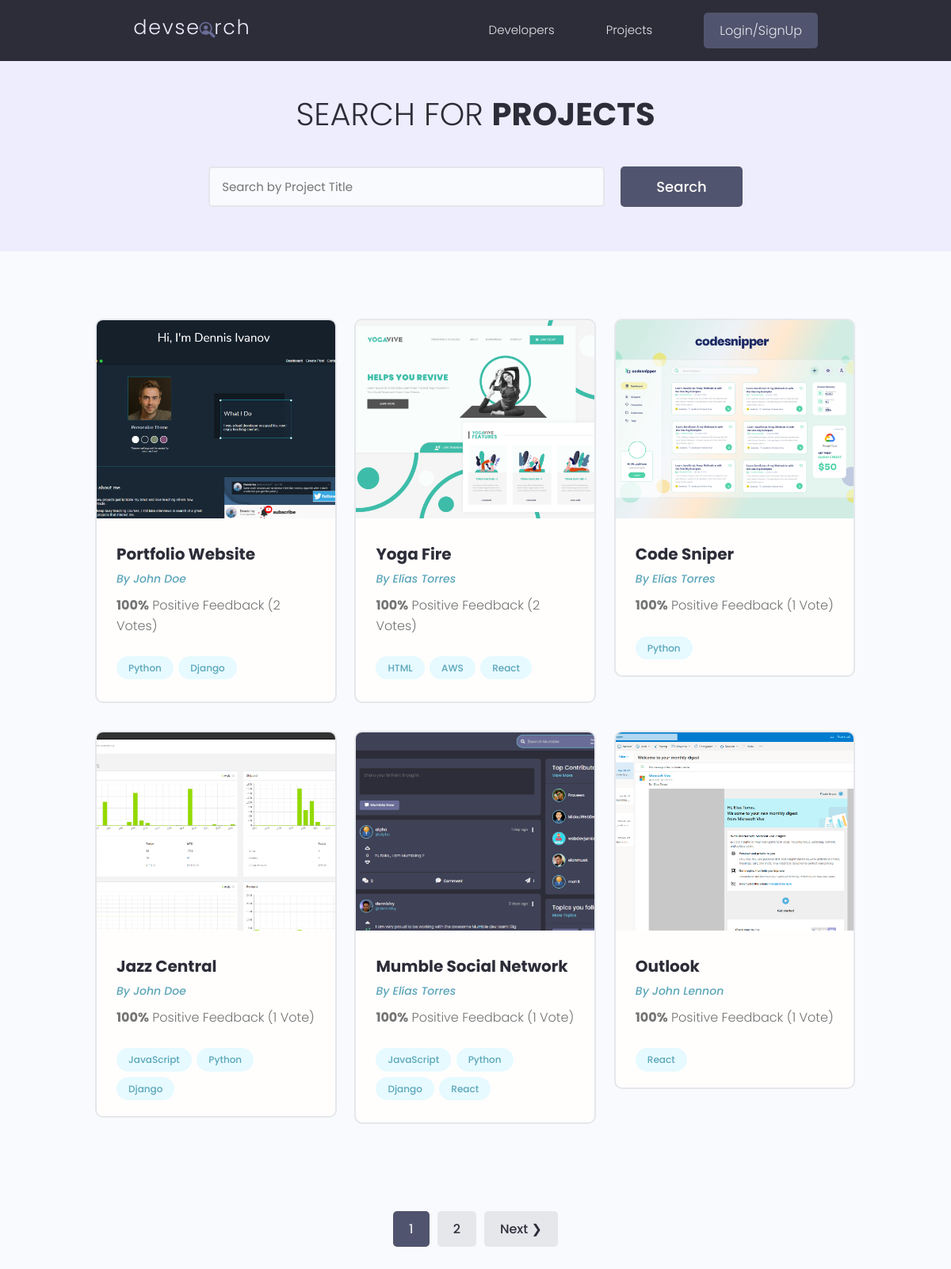
The app's page /project/ with its own data.
### project/models.py (models this page shows, shortened)
class Project(models.Model):
    id = models.UUIDField(default=uuid.uuid4,
                          primary_key=True, unique=True, editable=False)
    owner = models.ForeignKey(Developer, null=True,
                              blank=True, on_delete=models.CASCADE)
    title = models.CharField(max_length=200, unique=True)
    description = models.TextField(null=True, blank=True)
    featured_image = models.ImageField(
        null=True, blank=True, default='default.jpg')
    demo_link = models.CharField(max_length=2000, null=True, blank=True)
    source_link = models.CharField(max_length=2000, null=True, blank=True)
    tags = models.ManyToManyField('Tag', blank=True)
    vote_total = models.IntegerField(default=0, null=True, blank=True)
    vote_ratio = models.IntegerField(default=0, null=True, blank=True)
    created = models.DateTimeField(auto_now_add=True)
    class Meta:
        ordering = ['-vote_ratio']
    @property
    def image_url(self):
        if self.featured_image and hasattr(self.featured_image, 'url'):
            return self.featured_image.url
        return '/static/images/default.jpg'

class Tag(models.Model):
    id = models.UUIDField(default=uuid.uuid4,
                          primary_key=True, unique=True, editable=False)
    name = models.CharField(max_length=200)
    created = models.DateTimeField(auto_now_add=True)

### developer/models.py (models this page shows, shortened)
class Developer(models.Model):
    id = models.UUIDField(
        default=uuid.uuid4, primary_key=True, unique=True, editable=False
    )
    user = models.OneToOneField(User, on_delete=models.CASCADE, null=True)
    name = models.CharField(max_length=200, blank=True, null=True)
    email = models.EmailField(max_length=200, blank=True, null=True)
    username = models.CharField(max_length=200, blank=True, null=True)
    location = models.CharField(max_length=200, blank=True, null=True)
    short_intro = models.CharField(max_length=200, blank=True, null=True)
    bio = models.TextField(blank=True, null=True)
    profile_image = models.ImageField(
        upload_to='profiles/', blank=True, null=True, default='profiles/user-default.png'
    )
    social_github = models.CharField(max_length=200, blank=True, null=True)
    social_twitter = models.CharField(max_length=200, blank=True, null=True)
    social_linkedin = models.CharField(max_length=200, blank=True, null=True)
    social_youtube = models.CharField(max_length=200, blank=True, null=True)
    social_website = models.CharField(max_length=200, blank=True, null=True)
    social_stackoverflow = models.CharField(
        max_length=200, blank=True, null=True)
    created = models.DateTimeField(auto_now_add=True)

### project/views.py (the view)
# urls.py: path('', views.projects, name='projects'),
def projects(request):
    projects, search_query = search_projects(request)
    custom_range, projects = paginate(request, projects, 6)
    context = {'projects': projects,
               'search_query': search_query, 'custom_range': custom_range}
    template = 'project/projects.html'
    return render(request, template, context)

### utils.py (called while the page is built)
def paginate(request, queryset, results):
    page = request.GET.get('page', 1)
    paginator = Paginator(queryset, results)
    try:
        queryset = paginator.page(page)
    except PageNotAnInteger:
        queryset = paginator.page(1)
    except EmptyPage:
        queryset = paginator.page(paginator.num_pages)
    left_index = (int(page) - 3) if (int(page) - 3) > 0 else 1
    right_index = (int(page) + 3) if (int(page) +
                                      3) < paginator.num_pages else paginator.num_pages
    custom_range = range(left_index, right_index + 1)
    return custom_range, queryset

def search_projects(request):
    search_query = ''
    if request.GET.get('search_query'):
        search_query = request.GET.get('search_query')
    tags = Tag.objects.filter(name__icontains=search_query)
    project = Project.objects.distinct().filter(
        Q(title__icontains=search_query) |
        Q(description__icontains=search_query) |
        Q(owner__name__icontains=search_query) |
        Q(tags__in=tags)
    ).order_by('-vote_ratio', '-vote_total', 'title')
    return project, search_query

### project/templates/project/projects.html (shortened to what this page needs)
{% extends 'main.html' %}
{% block content %}
<main class="projects">
    <section class="hero-section text-center">
        <div class="container container--narrow">
            <div class="hero-section__box">
                <h2>Search for <span>Projects</span></h2>
            </div>
            <div class="hero-section__search">
                <form class="form" action="{% url 'project:projects' %}" method="get">
                    <div class="form__field">
                        <input class="input input--text" id="formInput#search" type="text" name="search_query"
                            value="{{search_query}}" placeholder="Search by Project Title" />
                    </div>
                    <input class="btn btn--sub btn--lg" type="submit" value="Search" />
                </form>
            </div>
        </div>
    </section>
    <section class="projectsList">
        <div class="container">
            <div class="grid grid--three">
                {% for project in projects %}
                <div class="column">
                    <div class="card project">
                        <a href="{% url 'project:project' project.id %}" class="project">
                            <img class="project__thumbnail" src="{{ project.image_url }}" alt="project thumbnail" />
                            <div class="card__body">
                                <h3 class="project__title">{{project.title}}</h3>
                                <p>
                                    <a class="project__author" href="{% url 'developer:profile' project.owner.id %}">
                                        By {{project.owner.name}}
                                    </a>
                                </p>
                                <p class="project--rating">
                                    <span style="font-weight: bold;">{{ project.vote_ratio }}%</span> Positive
                                    Feedback ({{ project.vote_total }} Vote{{project.vote_total|pluralize:"s"}})
                                </p>
                                <div class="project__tags">
                                    {% for tag in project.tags.all %}
                                    <span class="tag tag--pill tag--main">
                                        <small>{{ tag.name }}</small>
                                    </span>
                                    {% endfor %}
                                </div>
                            </div>
                        </a>
                    </div>
                </div>
                {% endfor %}
            </div>
        </div>
    </section>
    {% include 'pagination.html' with queryset=projects custom_range=custom_range %}
</main>
{% endblock content %}

### static/styles/app.css (style rules this page uses)
:root { --color-sub: #2d2d39; }
.btn--sub { background-color: var(--color-sub-light); }
.card { border: 2px solid var(--color-light); }
img { width: 100%; }
.hero-section { height: 40vh; display: flex; align-items: center; background-color: var(--color-sub); }
.hero-section__box { margin-bottom: 4rem; }
.hero-section__box > h2, .hero-section__box > h2 > span { font-size: 4rem; color: var(--color-light); line-height: 1.3; text-transform: uppercase; }
.hero-section__box > h2 { font-weight: 300; }
.hero-section__box > h2 > span { font-weight: 700; }
.hero-section__search > .form { display: flex; align-items: center; justify-content: center; gap: 2rem; }
.hero-section__search > .form input.input--text { width: 50rem; }
.project__author { font-size: 1.4rem; font-style: italic; }
.project--rating { margin-bottom: 1.6em; margin-top: .5em; }
.projects > .hero-section { background: var(--color-sub-lighter); height: 30vh; }
.projects .hero-section__box { margin-bottom: 2.5rem; }
.projects .hero-section__box > h2 { color: var(--color-sub); }
.projects .hero-section__box > h2 > span { font-weight: 700; color: var(--color-sub); }
.projectsList { margin-top: 8rem; }
.project__thumbnail { height: 25rem; object-fit: cover; object-position: top center; }
.project__title { font-size: 2rem; font-weight: 700; color: var(--color-sub); }

### static/uikit/styles/modules/_variables.css (style rules this page uses)
:root { --color-main: #5aa5b9; --color-main-light: #e6faff; --color-sub: #3f4156; --color-sub-light: #51546e; --color-sub-lighter: #ededfd; --color-text: #737373; --color-gray: #8b8b8b; --color-light: #e5e7eb; --color-light-gray: #767676; --color-bg: #f8fafd; --color-white: #fffefd; --color-white-light: #f3f3f3; --color-success: #359e64; --color-success-bg: #def8e8; --color-error: #fc4b0b; --color-error-bg: #fff2ee; --font-base: 'Poppins', arial, helvetica, 'Segoe UI', roboto, ubuntu, sans-serif; --font-monospace: 'Fira Code', 'Courier New', courier, monospace; --font-regular: 300; --font-medium: 500; --font-bold: 700; --generic-shadow: 1px 1px 5px #00000010; --generic-transition: all 0.3s ease-in-out; }

### static/uikit/styles/modules/_base.css (style rules this page uses)
* { margin: 0; padding: 0; box-sizing: border-box; text-rendering: optimizeLegibility; color: inherit; font-size: inherit; }
html { font-size: 50%; }
@media only screen and (min-width: 480px) { html { font-size: 56.25%; } }
@media only screen and (min-width: 1200px) { html { font-size: 62.5%; } }
body { line-height: 1.6; font-weight: 400; font-size: 1.5rem; color: var(--color-text); background-color: var(--color-bg); min-height: 100vh; }

### static/uikit/styles/modules/_typography.css (style rules this page uses)
* { font-family: var(--font-base); }
h2 { font-size: 3.6rem; font-weight: var(--font-bold); }
h3 { font-size: 3.2rem; font-weight: var(--font-medium); }
p, span, strong { font-size: 1.6rem; color: var(--color-text); font-weight: var(--font-regular); }
a { padding-bottom: 2px; text-decoration: none; display: inline-block; color: var(--color-main); font-weight: var(--font-medium); }

### static/uikit/styles/modules/_utilities.css (style rules this page uses)
.container { width: 92%; max-width: 165rem; margin: 0 auto; box-sizing: border-box; }
.container--narrow { width: 92%; max-width: 120rem; }
@media screen and (min-width: 1000px) { .container { width: 90%; } }
@media screen and (min-width: 1000px) { .container--narrow { width: 85%; } }
@media screen and (min-width: 1200px) { .container { width: 80%; } }
@media screen and (min-width: 1200px) { .container--narrow { width: 72%; } }
.text-center { text-align: center; }

### static/uikit/styles/modules/_button.css (style rules this page uses)
.btn { display: inline-block; position: relative; cursor: pointer; background-color: var(--color-light); font-weight: var(--font-medium); color: var(--color-sub); text-decoration: none; padding: 1rem 2rem; border-radius: 0.5rem; border: none; width: -webkit-fit-content; width: -moz-fit-content; width: fit-content; height: -webkit-fit-content; height: -moz-fit-content; height: fit-content; font-size: 1.6rem; outline-width: 0; outline-color: transparent; -webkit-backface-visibility: hidden; backface-visibility: hidden; transition: all 0.3s ease-in-out; }
.btn--sub { background-color: var(--color-sub); color: var(--color-white); }
.btn--lg { font-size: 1.8rem; padding: 1.2rem 4.5rem; }

### static/uikit/styles/modules/_card.css (style rules this page uses)
.card { border-radius: 1rem; background-color: var(--color-white); border: 1.5px solid var(--color-light); width: auto; height: auto; margin-top: 0.5rem; margin-bottom: 0.5rem; overflow: hidden; }
.card__body, .card__header { padding: 2rem 2.5rem; }

### records on screen
Project: image_url (picture), title "Portfolio Website", owner.name "John Doe", vote_ratio "100", vote_total "2"
Tag: name "Python"
Tag: name "Django"
Project: image_url (picture), title "Yoga Fire", owner.name "Elías Torres", vote_ratio "100", vote_total "2"
Tag: name "HTML"
Tag: name "AWS"
Tag: name "React"
Project: image_url (picture), title "Code Sniper", owner.name "Elías Torres", vote_ratio "100", vote_total "1"
Project: image_url (picture), title "Jazz Central", owner.name "John Doe", vote_ratio "100", vote_total "1"
Tag: name "JavaScript"
Project: image_url (picture), title "Mumble Social Network", owner.name "Elías Torres", vote_ratio "100", vote_total "1"
Project: image_url (picture), title "Outlook", owner.name "John Lennon", vote_ratio "100", vote_total "1"

### other values on screen
{{ page }} "1"
{{ page }} "2"
